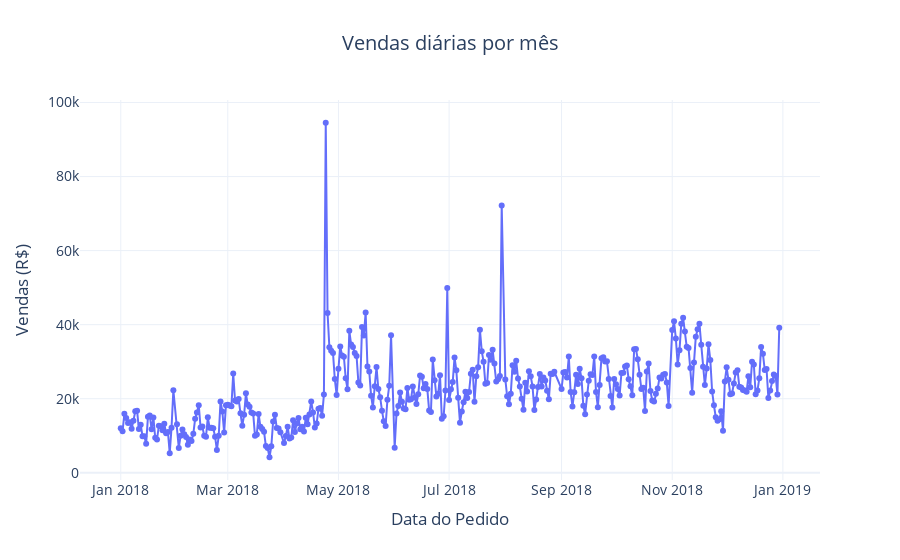

The notebook cell saved with this chart:
### Code cell
fig2 = px.line(venda_por_mes,
        x='order_date',
        y='sales',
        markers=True,
        title='Vendas diárias por mês')

fig2.update_layout(
        title={'x': 0.5, 'xanchor': 'center'},
        xaxis_title='Data do Pedido',
        yaxis_title="Vendas (R$)",
        template='plotly_white',
        hovermode='x unified',
        font=dict(size=14)
)

### Figure 1 — Plotly figure (JSON) as saved in the notebook; plotly's stock layout.template omitted (floating-point values rounded to 4 significant figures; data arrays with more than 128 entries replaced by an {"elided": "..."} marker saying what was removed)
{"data": [{"hovertemplate": "order_date=%{x}<br>sales=%{y}<extra></extra>", "legendgroup": "", "line": {"color": "#636efa", "dash": "solid"}, "marker": {"symbol": "circle"}, "mode": "lines+markers", "name": "", "orientation": "v", "showlegend": false, "type": "scatter", "x": {"elided": "356 str values"}, "xaxis": "x", "y": {"elided": "356 float values"}, "yaxis": "y"}], "layout": {"font": {"size": 14}, "hovermode": "x unified", "legend": {"tracegroupgap": 0}, "title": {"text": "Vendas diárias por mês", "x": 0.5, "xanchor": "center"}, "xaxis": {"anchor": "y", "domain": [0, 1], "title": {"text": "Data do Pedido"}}, "yaxis": {"anchor": "x", "domain": [0, 1], "title": {"text": "Vendas (R$)"}}}}
